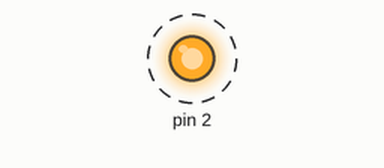
The sketch below on a simulated Arduino Uno, built with avr-gcc and run on an emulated ATmega328P. Parts: output pins drawn as LEDs (lit = HIGH). Dashed ring = blinking.

Above: at 0.2 s.
Timing chart, 0 to 3.0 s (numbered marks = the images above):
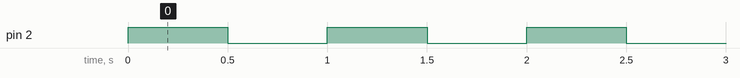

The sketch:

testting_led_blink.ino
```cpp
void setup() {
	pinMode(2, OUTPUT);
	Serial.begin(57600);
}
String str = "";
void loop() {
	// if(Serial.available()) {
	//       char ch = Serial.read();
	//       if(ch != '\n') {
	//           str += ch;
	//       } else {
	// 		Serial.println(str);
	// 		if(str.charAt(0) == 'T') digitalWrite(2, 1);
	// 		if(str.charAt(0) == 'F') digitalWrite(2, 0);
	// 		str = "";
	//       }
	// }
	digitalWrite(2, 1);
	delay(500);

	digitalWrite(2, 0);
	delay(500);

}
```

Measured:
- by itself, pin 2: alternates HIGH for 0.50 s and LOW for 0.50 s
